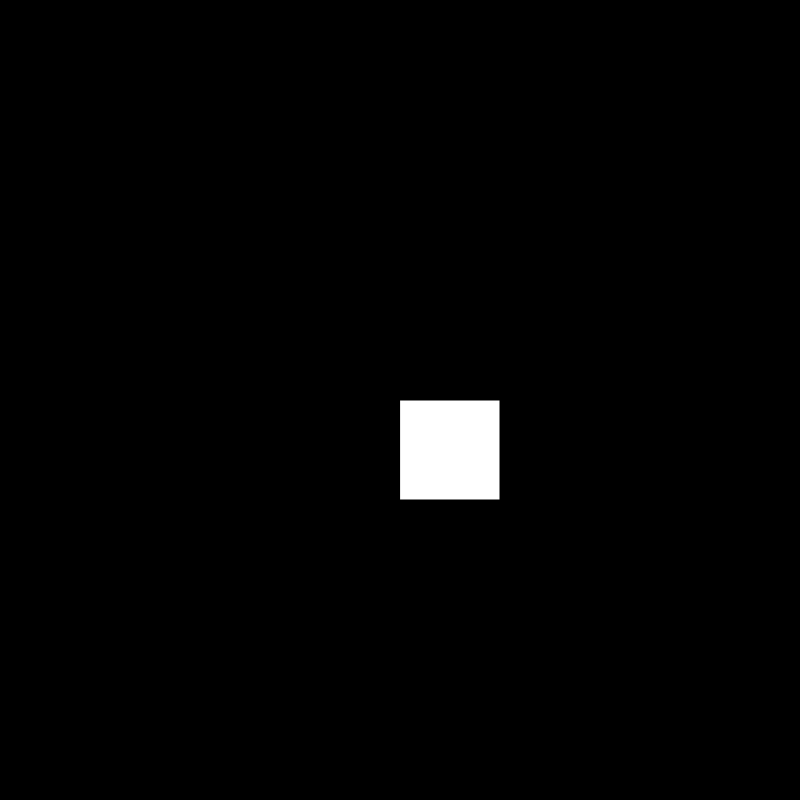
Frame 1 (no input)
Frame 60 (no input): identical to frame 1, image omitted
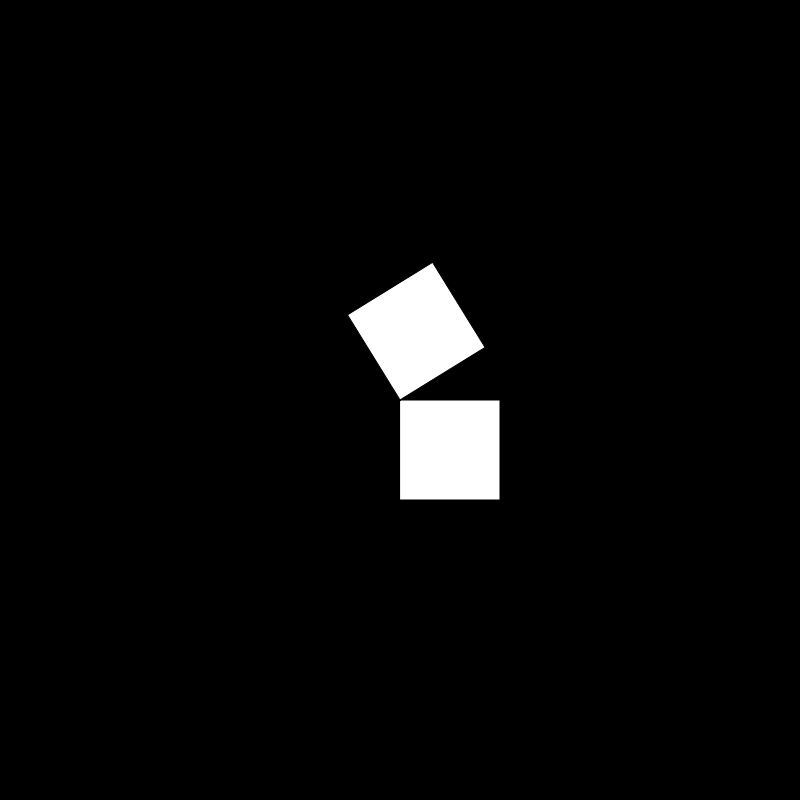
Frame 120 (the mouse pressed at the canvas centre since frame 60)

The p5.js sketch that drew these frames (run headless with seeded random() and noise() and a simulated clock; from frame 60 on, the mouse is pressed at the canvas centre):

// p5.js sketch
// ── sketch.js

function setup() {
    
	createCanvas(800, 800);
	background(0);
    
}


function draw() {

	translate(width/2, height/2);
	rotate(mouseX);

	fill(255);
	rect(0, 0, 100, 100);

}
